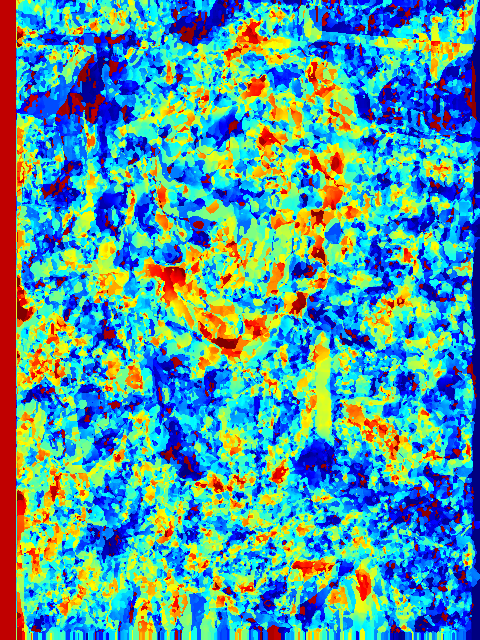
#> input picture myPyTry/depth_map_color.png, 480 x 640 px
$ python Test11_DM1_PngtoCsv.py
#> lines starting #> are read from the running program, lines starting #| are printed output that depends on the picture
from PIL import Image
import numpy as np

def convert_png_to_csv(input_path, output_path):
    # 打开PNG图像
#> called with input_path = 'depth_map_color.png', output_path = 'depth_map_csv.csv'
    img = Image.open(input_path)
#> img is the input picture: PIL image 480x640 RGB; mean R, G, B 82.6, 155.5, 159.7

    # 将图像转换为numpy数组
    img_array = np.array(img)

    # 获取图像的高度和宽度
    h, w, _ = img_array.shape
#> h = 640; w = 480

    # 将深度图的RGB通道平均值作为深度值
    depth_data = np.mean(img_array, axis=2)
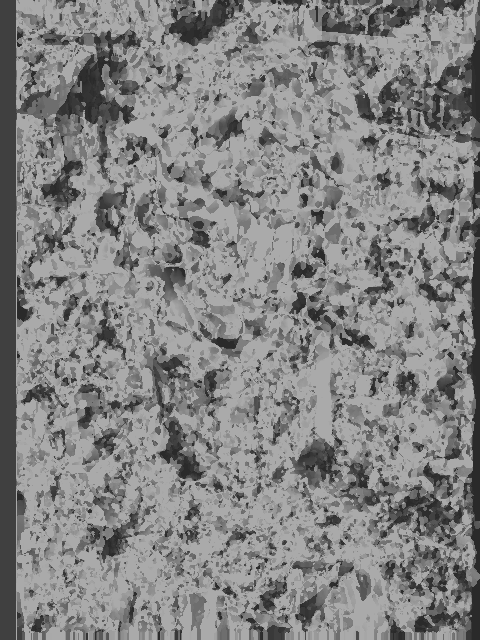
#> depth_data: shape (640, 480) float64; min 42.67, max 170.3, mean 132.6

    # 创建一个CSV文件并写入深度数据
    with open(output_path, 'w') as csv_file:
        csv_file.write('row,column,depth\n')  # 写入CSV文件的头部

        # 遍历图像像素并将深度数据写入CSV文件
        for i in range(h):
            for j in range(w):
                depth = depth_data[i, j]
                csv_file.write(f'{i},{j},{depth}\n')

    print(f'Conversion completed. CSV file saved at: {output_path}')
# 替换以下路径为您的输入和输出路径
input_image_path = 'depth_map_color.png'
output_csv_path = 'depth_map_csv.csv'

convert_png_to_csv(input_image_path, output_csv_path)
